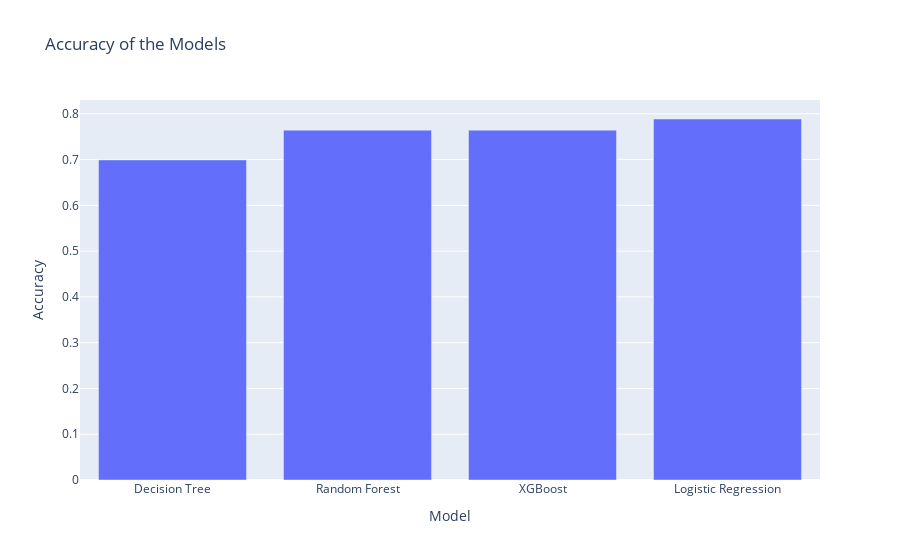

The notebook cell this image was saved under:
### Code cell
# a dataframe to store the accuracy of the models

accuracy_df = pd.DataFrame({
    'Model': ['Decision Tree', 'Random Forest', 'XGBoost', 'Logistic Regression'],
    'Accuracy': [accuracy_dt, accuracy_rf, accuracy_Xgb, accuracy_lr]
})

#plot the accuracy of the models

fig = px.bar(accuracy_df, x='Model', y='Accuracy', title='Accuracy of the Models')
fig.show()

### Figure 1 — Plotly figure (JSON) as saved in the notebook; plotly's stock layout.template omitted (floating-point values rounded to 4 significant figures)
{"data": [{"alignmentgroup": "True", "hovertemplate": "Model=%{x}<br>Accuracy=%{y}<extra></extra>", "legendgroup": "", "marker": {"color": "#636efa", "pattern": {"shape": ""}}, "name": "", "offsetgroup": "", "orientation": "v", "showlegend": false, "textposition": "auto", "type": "bar", "x": ["Decision Tree", "Random Forest", "XGBoost", "Logistic Regression"], "xaxis": "x", "y": [0.6992, 0.7642, 0.7642, 0.7886], "yaxis": "y"}], "layout": {"barmode": "relative", "legend": {"tracegroupgap": 0}, "title": {"text": "Accuracy of the Models"}, "xaxis": {"anchor": "y", "domain": [0, 1], "title": {"text": "Model"}}, "yaxis": {"anchor": "x", "domain": [0, 1], "title": {"text": "Accuracy"}}}}
